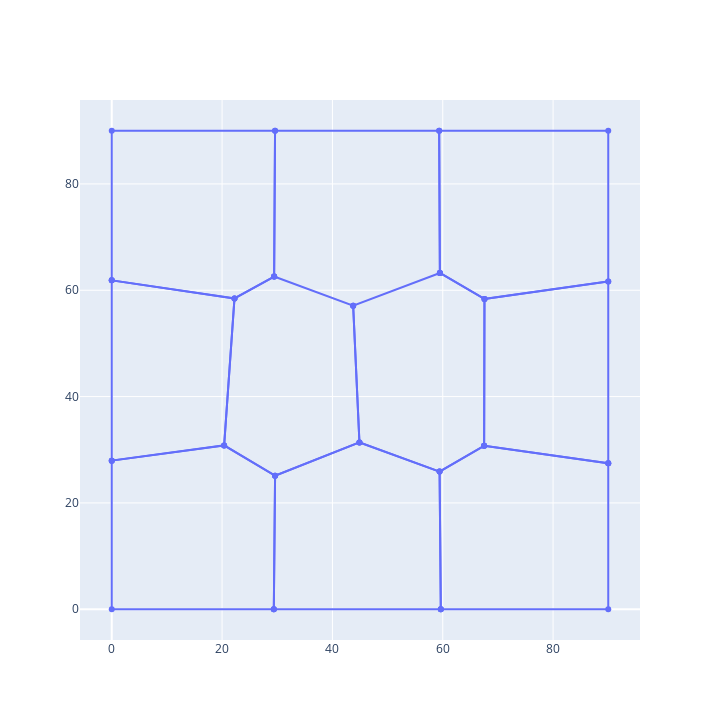

The notebook cell saved with this chart:
### Code cell
polygons = voronoi_polygons(new_points)
cropped_polygons = crop_axis(polygons, range_x=(0, INPUT_WIDTH), range_y=(0, INPUT_HEIGHT))
x_polygs, y_polygs = form_x_y_polygons(cropped_polygons)

fig = go.Figure(go.Scatter(x=x_polygs, y=y_polygs, mode='lines+markers'))
fig.update_layout(width=INPUT_WIDTH*8, height=INPUT_HEIGHT*8)
fig.show()

### Figure 1 — Plotly figure (JSON) as saved in the notebook; plotly's stock layout.template omitted (floating-point values rounded to 4 significant figures)
{"data": [{"mode": "lines+markers", "type": "scatter", "x": [59.48, 67.56, 90, 90, 59.35, 59.48, null, 29.38, 29.61, 20.37, 0, 0, 29.38, null, 90, 67.5, 59.43, 59.65, 90, 90, null, 0, 22.25, 29.43, 29.6, 0, 0, null, 29.43, 29.6, 59.35, 59.48, 43.76, 29.43, null, 29.43, 22.25, 20.37, 29.61, 44.9, 43.76, null, 67.5, 90, 90, 67.56, 67.5, null, 59.65, 59.43, 44.9, 29.61, 29.38, 59.65, null, 43.76, 44.9, 59.43, 67.5, 67.56, 59.48, null, 0, 20.37, 22.25, 0, 0, null], "y": [63.25, 58.36, 61.65, 90, 90, 63.25, null, 0, 25.12, 30.82, 27.95, 0, 0, null, 27.46, 30.74, 25.89, 0, 0, 27.46, null, 61.86, 58.47, 62.57, 90, 90, 61.86, null, 62.57, 90, 90, 63.25, 57.09, 62.57, null, 62.57, 58.47, 30.82, 25.12, 31.38, 57.09, null, 30.74, 27.46, 61.65, 58.36, 30.74, null, 0, 25.89, 31.38, 25.12, 0, 0, null, 57.09, 31.38, 25.89, 30.74, 58.36, 63.25, null, 27.95, 30.82, 58.47, 61.86, 27.95, null]}], "layout": {"height": 720, "width": 720}}
